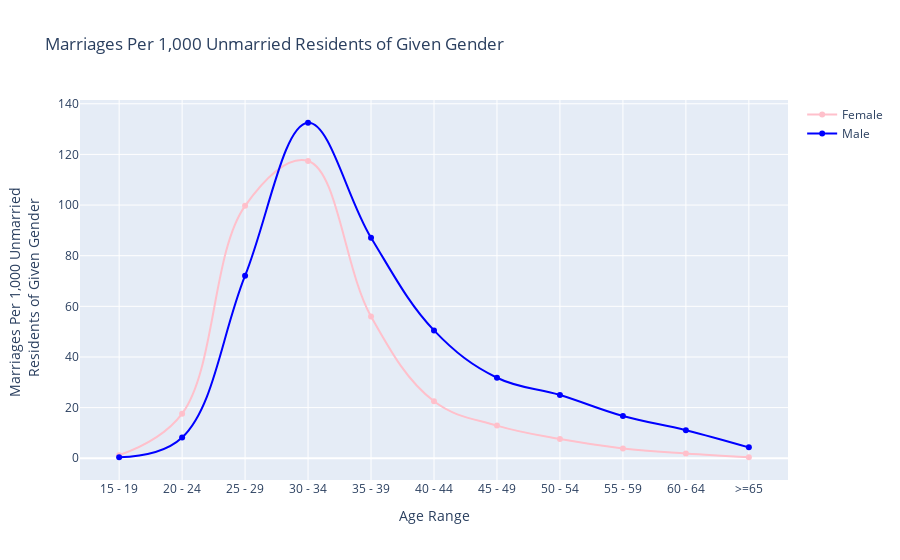

Source (notebook cell):
### Code cell
# Plot the line graph
fig3 = go.Figure()

# Add trace for female data as a line chart
fig3.add_trace(go.Scatter(
    x=df_ar_data.index,
    y=df_ar_data["Female"],
    mode='lines+markers',
    name="Female",
    line=dict(color='pink', smoothing=1.1, shape='spline'),
    marker=dict(color='pink'),
))

# Add trace for male data as a line chart
fig3.add_trace(go.Scatter(
    x=df_ar_data.index,
    y=df_ar_data["Male"],
    mode='lines+markers',
    name="Male",
    line=dict(color='blue',smoothing=1.1, shape='spline'),
    marker=dict(color='blue'),
))

# Update layout
fig3.update_layout(
    title="Marriages Per 1,000 Unmarried Residents of Given Gender",
    xaxis_title="Age Range",
    yaxis_title="Marriages Per 1,000 Unmarried <br> Residents of Given Gender",
    showlegend=True,
)

# Show the plot
fig3.show()

### Figure 1 — Plotly figure (JSON) as saved in the notebook; plotly's stock layout.template omitted (floating-point values rounded to 4 significant figures)
{"data": [{"line": {"color": "pink", "shape": "spline", "smoothing": 1.1}, "marker": {"color": "pink"}, "mode": "lines+markers", "name": "Female", "type": "scatter", "x": ["15 - 19", "20 - 24", "25 - 29", "30 - 34", "35 - 39", "40 - 44", "45 - 49", "50 - 54", "55 - 59", "60 - 64", ">=65"], "y": [1.2, 17.6, 99.7, 117.4, 56, 22.5, 12.9, 7.6, 3.9, 1.9, 0.4]}, {"line": {"color": "blue", "shape": "spline", "smoothing": 1.1}, "marker": {"color": "blue"}, "mode": "lines+markers", "name": "Male", "type": "scatter", "x": ["15 - 19", "20 - 24", "25 - 29", "30 - 34", "35 - 39", "40 - 44", "45 - 49", "50 - 54", "55 - 59", "60 - 64", ">=65"], "y": [0.4, 8.2, 72.1, 132.5, 87.1, 50.5, 31.8, 25, 16.7, 11.1, 4.3]}], "layout": {"showlegend": true, "title": {"text": "Marriages Per 1,000 Unmarried Residents of Given Gender"}, "xaxis": {"title": {"text": "Age Range"}}, "yaxis": {"title": {"text": "Marriages Per 1,000 Unmarried <br> Residents of Given Gender"}}}}
